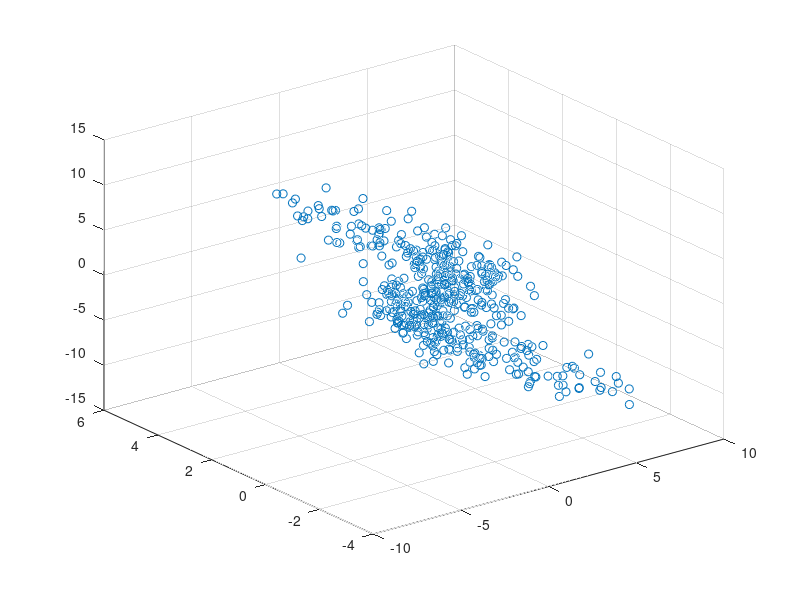

Here is the MATLAB script that generated this plot: (Note: this script raises an error after producing the figure.)
clear; clc; close all;

addpath('../');

polyX = [-7e-3 8e-3 1e-1 0.1];
polyY = [5e-3 1e-3 -3e-1 0.1];
polyZ = [0 0 1 0];

zrange = [-10 10];

npoints = 500;

zpt = rand(npoints,1)*20-10;
xpt = polyval(polyX, zpt);
ypt = polyval(polyY, zpt);

noise = mvnrnd(zeros(3,1), diag([1 1 1]), npoints);

scatter3(xpt+noise(:,1), ypt+noise(:,2), zpt+noise(:,3));

save('./data/xpt.dat', 'xpt', '-ascii');
save('./data/ypt.dat', 'ypt', '-ascii');
save('./data/zpt.dat', 'zpt', '-ascii');
xlabel('x'); ylabel('y'); zlabel('z');
daspect([1 1 1]);

polyval(polyX, 1)
polyval(polyY, 1)

polyval(polyX, -1)
polyval(polyY, -1)

polyval(polyX, 5e-3)
polyval(polyY, 5e-3)

load('./data/uniform_pts.dat');
hold on;
scatter3(uniform_pts(:,1), uniform_pts(:,2), uniform_pts(:,3), 'r');

p = Poly3([xpt ypt zpt], 3, 3);
eval(p, 1)
eval(p, -1)
eval(p, 5e-3)

pps = uniformlySpacedPoints(p, 2, 3);
delta = pps(1:end-1,:)-pps(2:end,:);
sqrt(sum(delta.^2,2))
scatter3(pps(:,1),pps(:,2),pps(:,3),'k')

opt1 = eval(p, 5)+10*ones(1,3);
opt2 = eval(p,p.range(2)+3)+10*ones(1,3);

ppts = [xpt ypt zpt];
ppts = [ppts; opt1; opt2];

[inliers, outliers] = findInlierPts(p, ppts, 3)